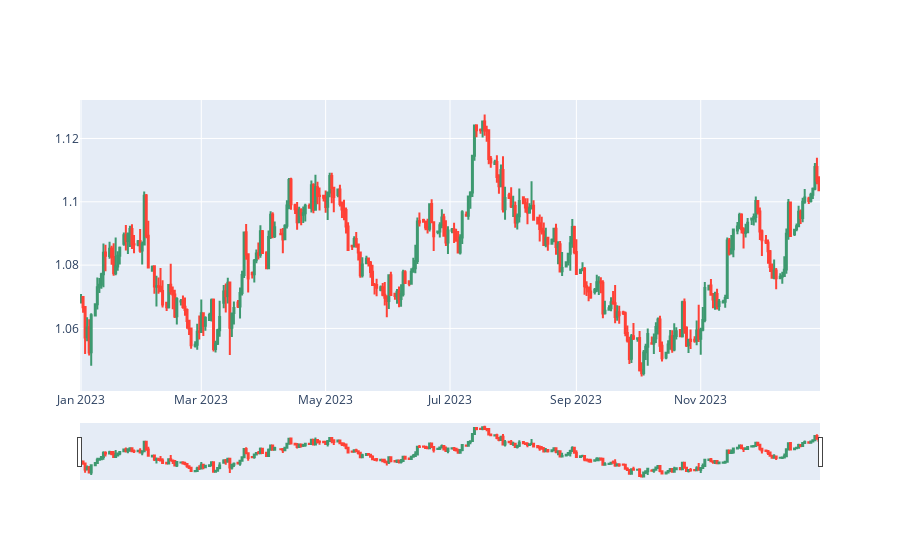

Here is the notebook cell this chart was saved with:
### Code cell
# Plot the time series data
import pandas as pd
from plotly.offline import init_notebook_mode, iplot
init_notebook_mode(connected=True)
import plotly.graph_objects as go

filename = "EURUSD_M1_2023.csv"

data = pd.read_csv("./data_original/"+filename)

print(data.head(10))
df = pd.DataFrame()
df["timestamp"] = pd.to_datetime(data.iloc[:, 0] +" "+data.iloc[:, 1] + ":00");
df["open"] = data.iloc[:, 2]
df["high"] = data.iloc[:, 3]
df["low"] = data.iloc[:, 4]
df["close"] = data.iloc[:, 4]

df.set_index('timestamp', inplace=True)
df_resampled = df.resample('D').agg({'open': 'first', 'high': 'max', 'low': 'min', 'close': 'last'}).reset_index()

fig = go.Figure(data = [go.Candlestick(x = df_resampled['timestamp'],
                                       open = df_resampled['open'],
                                       high = df_resampled['high'],
                                       low = df_resampled['low'],
                                       close = df_resampled['close'])])

fig.show()

## save data
# df.to_csv('./data_saved/'+filename)

### Figure 1 — Plotly figure (JSON) as saved in the notebook; plotly's stock layout.template omitted (floating-point values rounded to 4 significant figures; data arrays with more than 128 entries replaced by an {"elided": "..."} marker saying what was removed)
{"data": [{"close": {"elided": "363 float values"}, "high": {"elided": "363 float values"}, "low": {"elided": "363 float values"}, "open": {"elided": "363 float values"}, "type": "candlestick", "x": {"elided": "363 str values"}}], "layout": {}}
